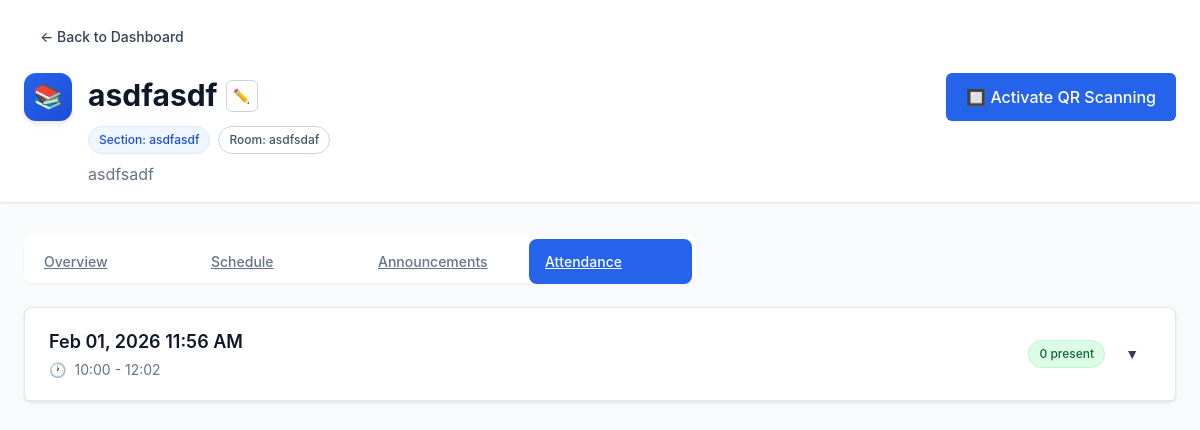
Before: /professor/class/4/?tab=attendance (signed in) with the older database file.
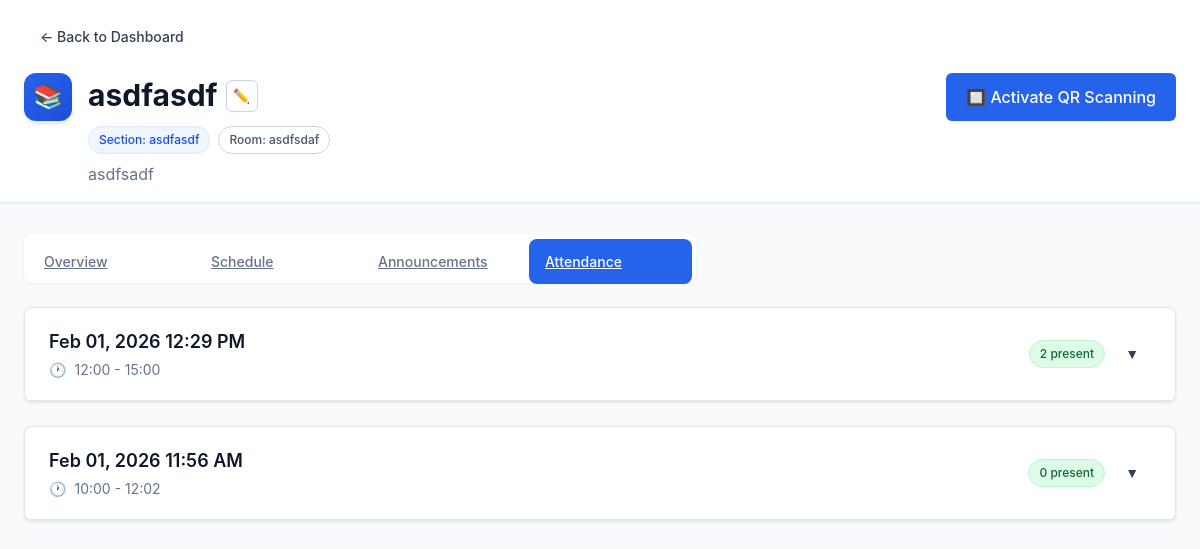
After: the same page with the newer database file.
### professor/models.py (models this page shows, shortened)
class AttendanceRecord(models.Model):
    class_obj = models.ForeignKey(Class, on_delete=models.CASCADE, related_name='attendance_records')
    date = models.DateTimeField(default=timezone.now)
    schedule_time = models.CharField(max_length=50)  # e.g., "09:00 - 10:30"
    qr_code_data = models.TextField(blank=True, null=True)  # Store QR code JSON data
    class Meta:
        ordering = ['-date']
    def get_student_count(self):
        return self.entries.count()

### professor/views.py (the view)
# urls.py: path('class/<int:class_id>/', views.class_detail, name='class_detail'),
@login_required
def class_detail(request, class_id):
    class_obj = get_object_or_404(Class, id=class_id, professor=request.user)
    active_tab = request.GET.get('tab', 'overview')
    schedules = class_obj.schedules.all()
    announcements = class_obj.announcements.all()
    attendance_records = class_obj.attendance_records.all()
    total_students = class_obj.get_total_students()
    total_sessions = class_obj.get_total_sessions()
    attendance_rate = 0
    if total_students > 0 and total_sessions > 0:
        total_possible = total_students * total_sessions
        total_present = AttendanceEntry.objects.filter(
            attendance_record__class_obj=class_obj
        ).count()
        attendance_rate = round((total_present / total_possible) * 100) if total_possible > 0 else 0
    context = {
        'class_obj': class_obj,
        'schedules': schedules,
        'announcements': announcements,
        'attendance_records': attendance_records,
        'active_tab': active_tab,
        'total_students': total_students,
        'total_sessions': total_sessions,
        'attendance_rate': attendance_rate,
    }
    return render(request, 'professor/class_detail.html', context)

### professor/models.py (called while the page is built)
    def get_total_students(self):
        return self.enrolled_students.count()

    def get_total_sessions(self):
        return AttendanceRecord.objects.filter(class_obj=self).count()

### professor/templates/professor/class_detail.html (shortened to what this page needs)
{% extends "professor/base.html" %}
{% load static %}
{% block content %}
<div class="min-h-screen bg-slate-50">
    <div class="nav-bar">
        <div class="container" style="padding-top: 16px; padding-bottom: 16px;">
            <a href="{% url 'professor:dashboard' %}" class="btn btn-ghost" style="margin-bottom: 16px;">
                ← Back to Dashboard
            </a>
            <div style="display: flex; align-items: flex-start; justify-content: space-between; flex-wrap: wrap; gap: 16px;">
                <div style="display: flex; align-items: flex-start; gap: 16px;">
                    <div class="nav-icon">📚</div>
                    <div>
                        <div style="display: flex; align-items: center; gap: 8px; margin-bottom: 8px;">
                            <h1 style="font-size: 30px; margin: 0;">{{ class_obj.subject }}</h1>
                                     <a href="{% url 'professor:edit_class' class_obj.id %}"
                                         class="btn btn-sm btn-icon-square"
                                         style="display: inline-flex; align-items: center; justify-content: center;">
                                ✏️
                            </a>
                        </div>
                        <div style="display: flex; gap: 8px; flex-wrap: wrap; margin-bottom: 8px;">
                            {% if class_obj.section %}
                            <span class="badge badge-secondary">Section: {{ class_obj.section }}</span>
                            {% endif %}
                            {% if class_obj.room %}
                            <span class="badge badge-outline">Room: {{ class_obj.room }}</span>
                            {% endif %}
                        </div>
                        {% if class_obj.description %}
                        <p style="color: #64748b; max-width: 600px;">{{ class_obj.description }}</p>
                        {% endif %}
                    </div>
                </div>
                <div style="display: flex; flex-direction: column; align-items: flex-end; gap: 8px;">
                    <a href="{% url 'professor:activate_qr' class_obj.id %}" class="btn btn-primary btn-lg">
                        🔲 Activate QR Scanning
                    </a>
                </div>
            </div>
        </div>
    </div>
    <div class="container" style="padding-top: 32px; padding-bottom: 32px;">
        <div style="width: 100%;">
            <div class="tabs-list">
                <a href="{% url 'professor:class_detail' class_obj.id %}?tab=overview"
                   class="tab-trigger {% if active_tab == 'overview' %}active{% endif %}">
                    Overview
                </a>
                <a href="{% url 'professor:class_detail' class_obj.id %}?tab=schedule"
                   class="tab-trigger {% if active_tab == 'schedule' %}active{% endif %}">
                    Schedule
                </a>
                <a href="{% url 'professor:class_detail' class_obj.id %}?tab=announcements"
                   class="tab-trigger {% if active_tab == 'announcements' %}active{% endif %}">
                    Announcements
                </a>
                <a href="{% url 'professor:class_detail' class_obj.id %}?tab=attendance"
                   class="tab-trigger {% if active_tab == 'attendance' %}active{% endif %}">
                    Attendance
                </a>
            </div>
            <div class="tab-content">
                {% if active_tab == 'overview' %}
                    {% include 'professor/tabs/overview.html' %}
                {% elif active_tab == 'schedule' %}
                    {% include 'professor/tabs/schedule.html' %}
                {% elif active_tab == 'announcements' %}
                    {% include 'professor/tabs/announcements.html' %}
                {% elif active_tab == 'attendance' %}
                    {% include 'professor/tabs/attendance.html' %}
                {% else %}
                    {% include 'professor/tabs/overview.html' %}
                {% endif %}
            </div>
        </div>
    </div>
</div>
{% endblock %}

### professor/templates/professor/tabs/attendance.html (shortened to what this page needs)
{% load professor_extras %}
<div>
    {% if attendance_records %}
        {% for record in attendance_records %}
        <div class="attendance-record">
            <div class="record-header" style="display: flex; justify-content: space-between; align-items: center; gap: 12px;">
                <div>
                    <h4>{{ record.date|date:"M d, Y g:i A" }}</h4>
                    <div class="schedule-time" style="margin-top: 4px;">
                        <span>🕐</span>
                        <span>{{ record.schedule_time }}</span>
                    </div>
                </div>
                <div style="display: flex; align-items: center; gap: 8px;">
                    <span class="badge badge-success">{{ record.get_student_count }} present</span>
                    <button type="button"
                            class="btn btn-ghost btn-sm"
                            aria-label="Toggle students for this session"
                            data-toggle="attendance-record"
                            data-target="attendance-students-{{ record.id }}">
                        <span class="toggle-icon" data-state="collapsed">▼</span>
                    </button>
                </div>
            </div>
        </div>
        {% endfor %}
    {% endif %}
</div>

Changed rows visible on the page:
added AttendanceRecord: date "Feb 01, 2026 12:29 PM", schedule_time "12:00 - 15:00", get_student_count "2"
